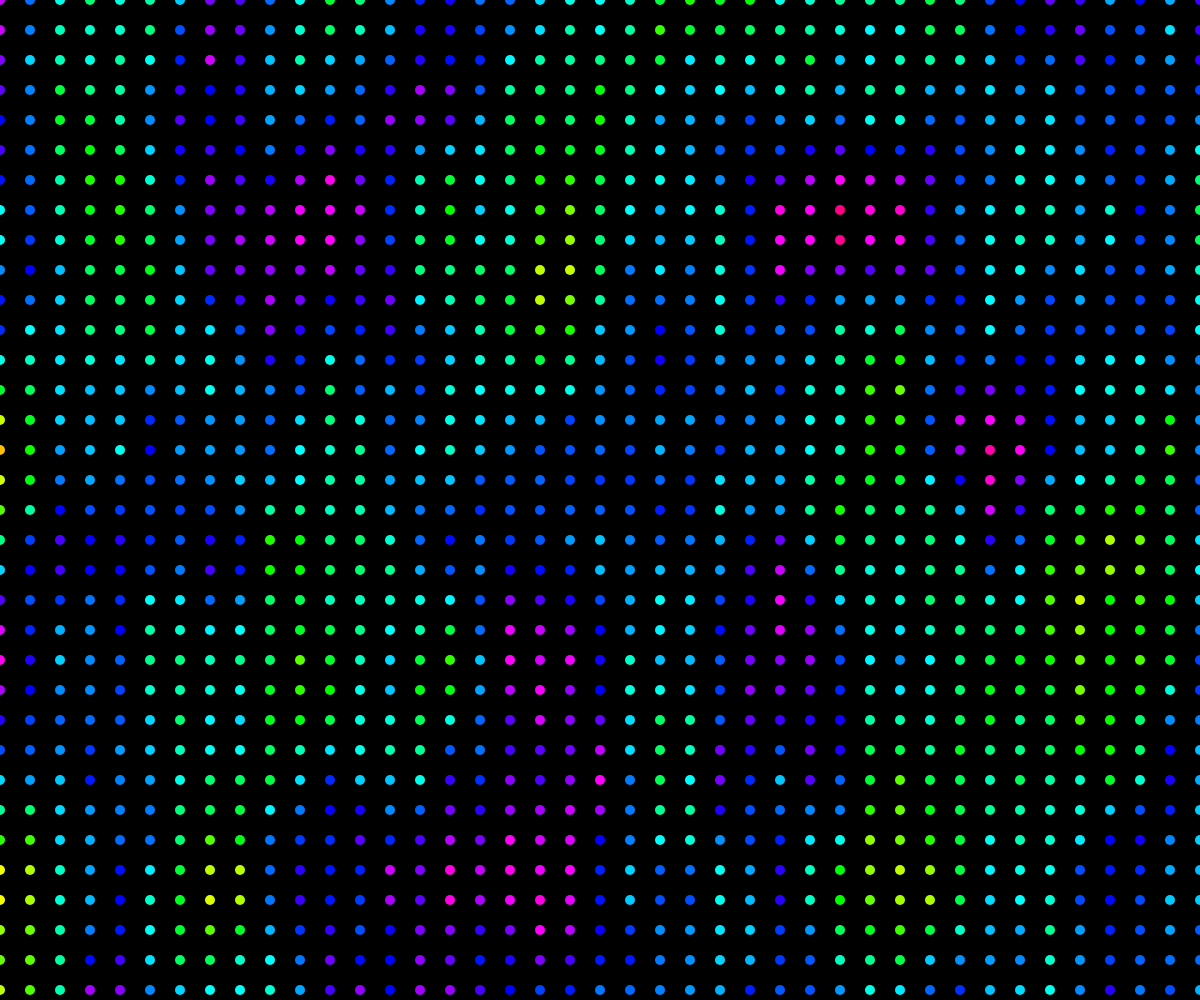
Frame 1 (no input)
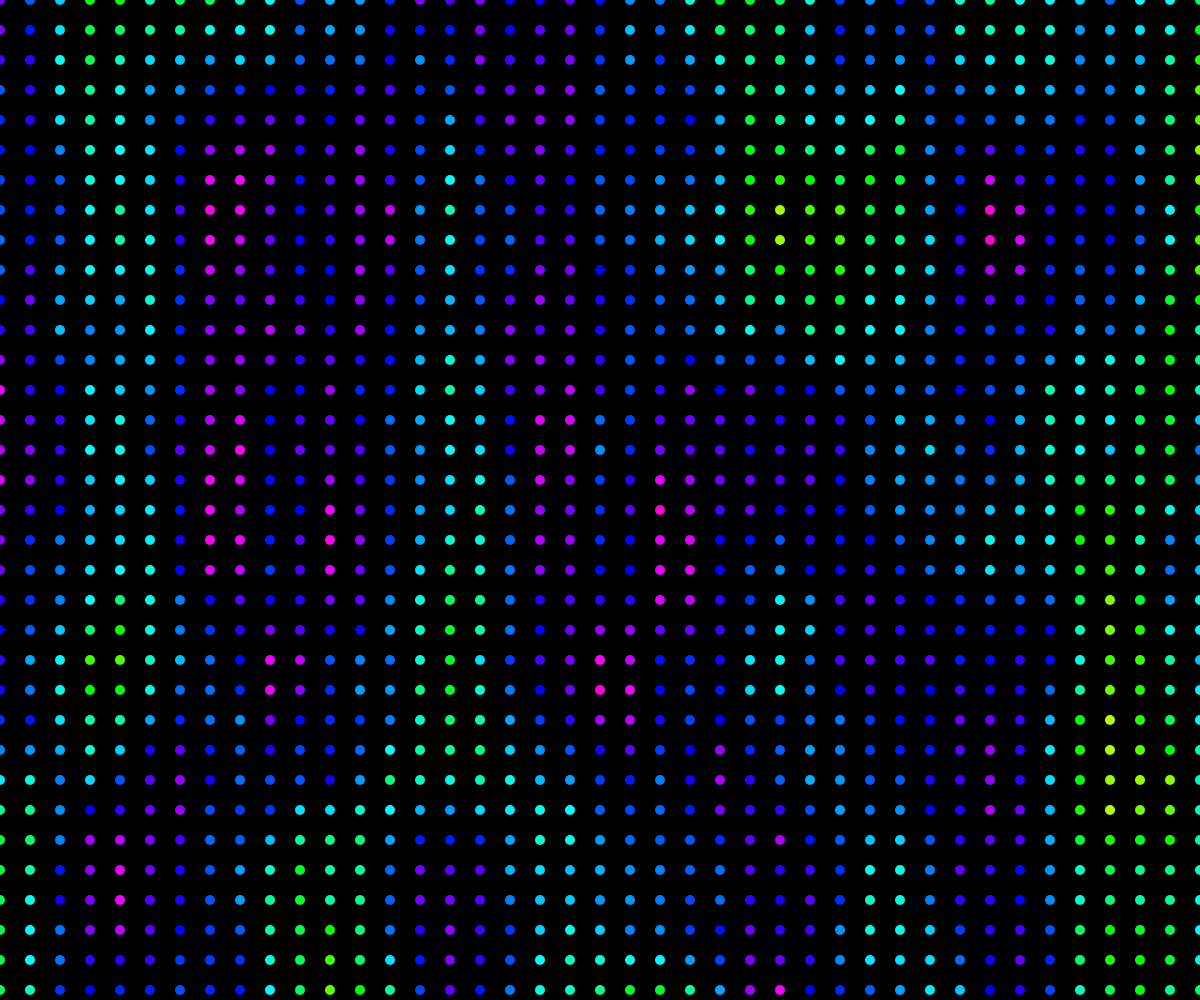
Frame 60 (no input)
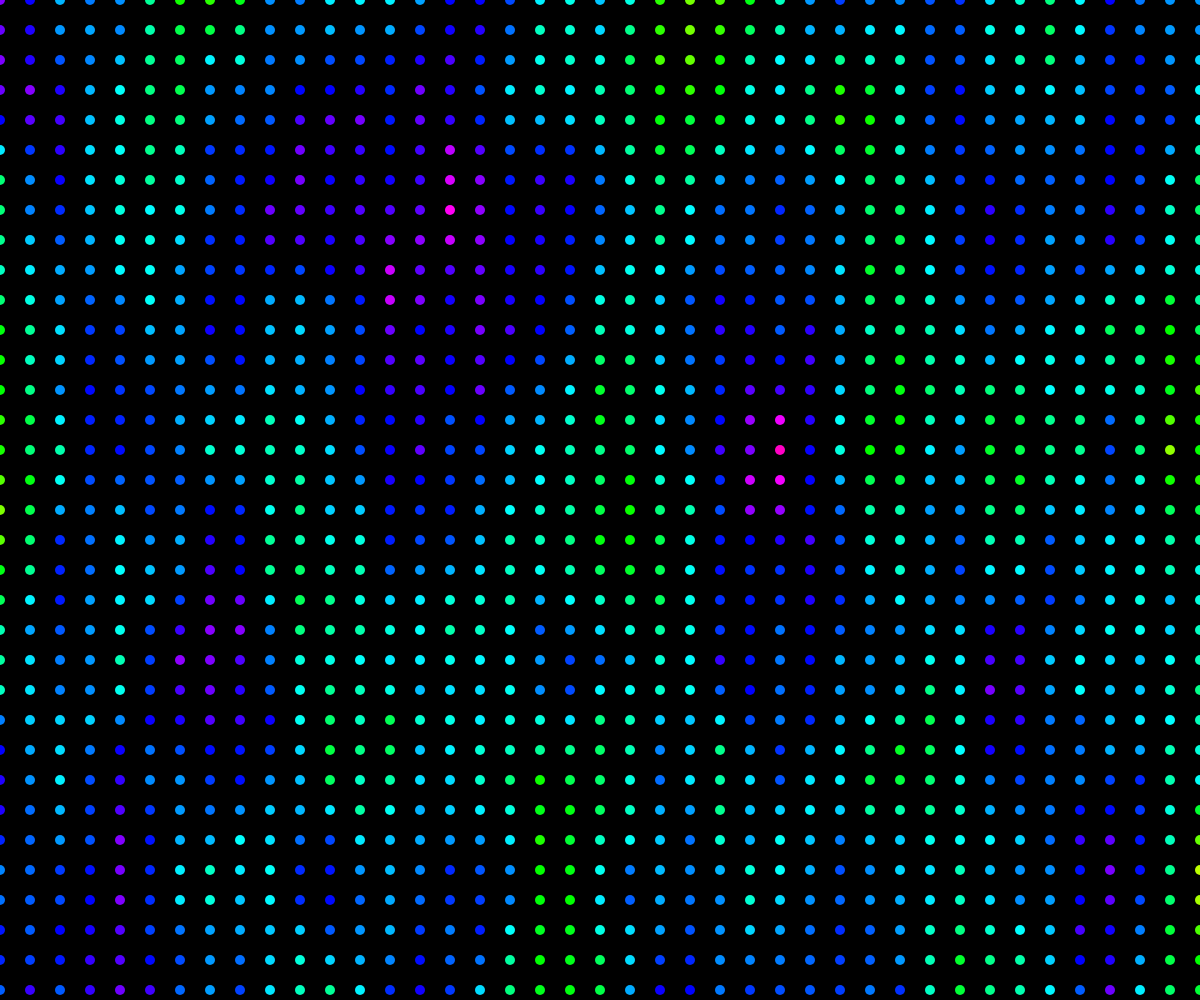
Frame 120 (the mouse pressed at the canvas centre since frame 60)

The p5.js sketch that drew these frames (run headless with seeded random() and noise() and a simulated clock; from frame 60 on, the mouse is pressed at the canvas centre):

// p5.js sketch
// ── sketch.js
var time = 0;

function setup() {
  createCanvas(window.innerWidth, window.innerHeight);
  colorMode(HSB, 360, 255, 255);
}

function draw() {
  background(0);

  var circleSize = 10;
  var circleSpace = 30;
  time = time + 0.03;
  noStroke();

  for(circleY = 0; circleY <= height; circleY = circleY + circleSpace){
    for(circleX = 0; circleX <= width; circleX = circleX + circleSpace){
      var noiseVal = noise(circleX * 0.009, circleY * 0.00451, time);
      fill(noiseVal * 1.2 * 360, 255, 255);
      ellipse(circleX, circleY, circleSize, circleSize)
    }
  }
}
